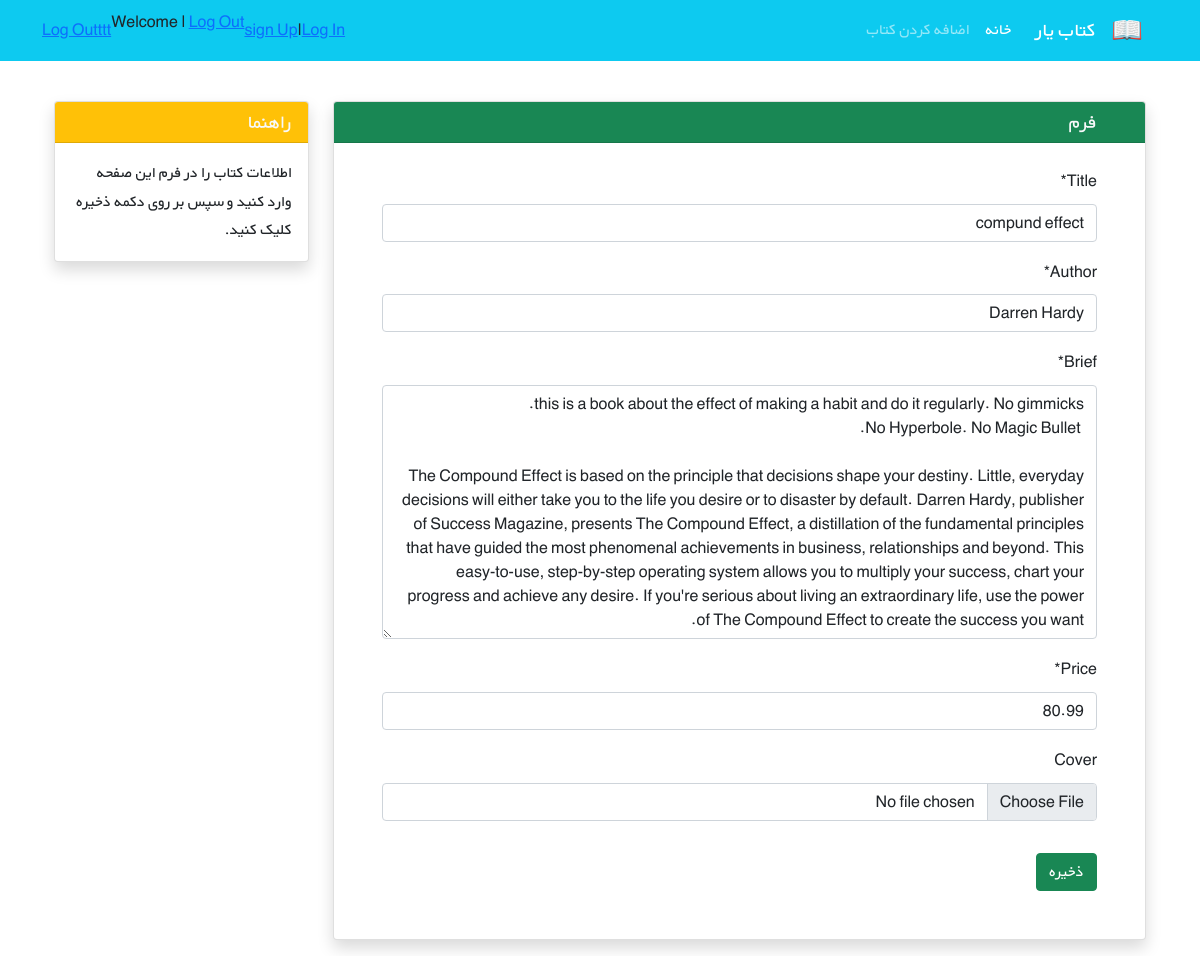
The app's page /books/update/9 with its own data.
### books/models.py (models this page shows, shortened)
class Book(models.Model):
    title = models.CharField(max_length=200)
    author = models.CharField(max_length=200)
    brief = models.TextField()
    price = models.DecimalField(max_digits=5, decimal_places=2)
    cover = models.ImageField(upload_to='covers/', blank=True)

### books/views.py (the view)
# urls.py: path('update/<int:pk>', BookUpdateView.as_view(), name='book_update'),
class BookUpdateView(generic.UpdateView):
    model = Book
    form_class = NewBookForm
    template_name = 'books/book_update.html'

### books/forms.py
class NewBookForm(forms.ModelForm):
    class Meta:
        model = Book
        fields = ['title', 'author', 'brief', 'price', 'cover']

### books/Templates/books/book_update.html (shortened to what this page needs)
{% extends '_base.html' %}
{% load crispy_forms_tags %}
{% block content %}
        <div class="container mt-4" dir="rtl">
        <div class="row">
            <div class="col-9">
                <div class="card shadow my-3">
                    <h5 class="card-header bg-success text-light px-5">فرم</h5>
                    <div class="px-5 pt-3 pb-5">
                        <form method="POST" enctype="multipart/form-data">
                            <div class="form-group py-2">
                                {{ form | crispy }}
                            </div>
                            <button type="submit" class="btn btn-success mt-2">ذخیره</button>
                        </form>
                    </div>
                </div>
            </div>
            <div class="col-3">
                <div class="card my-3 shadow">
                    <h5 class="card-header bg-warning text-light">راهنما</h5>
                    <div class="card-body">
                        <p class="card-text">
                            اطلاعات کتاب را در فرم این صفحه وارد کنید و سپس بر روی دکمه ذخیره کلیک کنید.
                        </p>
                    </div>
                </div>
            </div>
        </div>
    </div>
{% endblock %}

### static/css/style.css (style rules this page uses)
* { font-family: 'BYekan', sans-serif; line-height: 1.8rem; }

### records on screen
Book: title "compund effect", author "Darren Hardy", brief "this is a book about the effect of making a habit and do it regularly. No gimmicks. No Hyperbole. No Magic Bullet. The Compound Effect is based on the principle that decisions shape your destiny. Little, everyday decisions will either take you to the life you desire or to disaster by default. Darren Hardy, publisher of Success Magazine, presents The Compound Effect, a distillation of the fundamental principles that have guided the most phenomenal achievements in business, relationships and beyond. This easy-to-use, step-by-step operating system allows you to multiply your success, chart your progress and achieve any desire. If you're serious about living an extraordinary life, use the power…", price "80.99"
